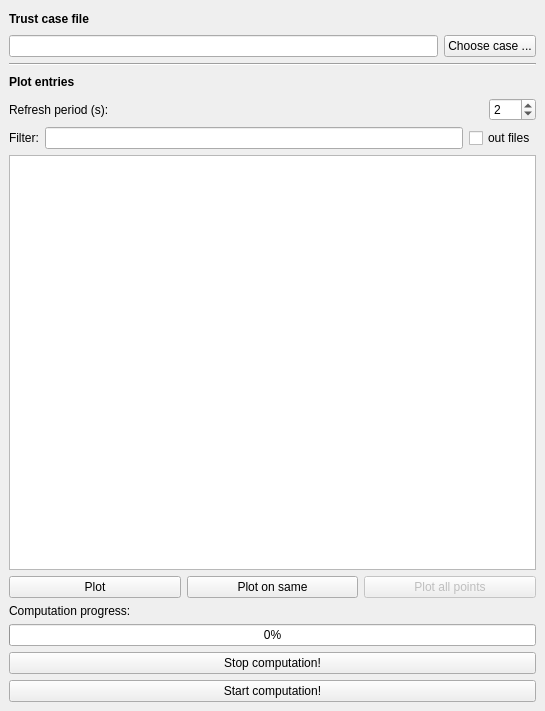
<?xml version="1.0" encoding="UTF-8"?>
<ui version="4.0">
 <class>dirScanWidget</class>
 <widget class="QDockWidget" name="dirScanWidget">
  <property name="geometry">
   <rect>
    <x>0</x>
    <y>0</y>
    <width>545</width>
    <height>711</height>
   </rect>
  </property>
  <property name="windowTitle">
   <string>&amp;Directory scanner</string>
  </property>
  <widget class="QWidget" name="dockWidgetContents">
   <layout class="QVBoxLayout" name="verticalLayout">
    <item>
     <layout class="QHBoxLayout" name="horizontalLayout_6">
      <item>
       <widget class="QLabel" name="label_2">
        <property name="font">
         <font>
          <weight>75</weight>
          <bold>true</bold>
         </font>
        </property>
        <property name="text">
         <string>Trust case file</string>
        </property>
       </widget>
      </item>
      <item>
       <spacer name="horizontalSpacer_4">
        <property name="orientation">
         <enum>Qt::Horizontal</enum>
        </property>
        <property name="sizeHint" stdset="0">
         <size>
          <width>40</width>
          <height>20</height>
         </size>
        </property>
       </spacer>
      </item>
     </layout>
    </item>
    <item>
     <layout class="QHBoxLayout" name="horizontalLayout">
      <item>
       <widget class="QLineEdit" name="caseWidget"/>
      </item>
      <item>
       <widget class="QPushButton" name="pushButton">
        <property name="text">
         <string>Choose case ...</string>
        </property>
       </widget>
      </item>
     </layout>
    </item>
    <item>
     <widget class="Line" name="line">
      <property name="orientation">
       <enum>Qt::Horizontal</enum>
      </property>
     </widget>
    </item>
    <item>
     <layout class="QHBoxLayout" name="horizontalLayout_5">
      <item>
       <widget class="QLabel" name="label_5">
        <property name="font">
         <font>
          <weight>75</weight>
          <bold>true</bold>
         </font>
        </property>
        <property name="text">
         <string>Plot entries</string>
        </property>
       </widget>
      </item>
      <item>
       <spacer name="horizontalSpacer_2">
        <property name="orientation">
         <enum>Qt::Horizontal</enum>
        </property>
        <property name="sizeHint" stdset="0">
         <size>
          <width>40</width>
          <height>20</height>
         </size>
        </property>
       </spacer>
      </item>
     </layout>
    </item>
    <item>
     <layout class="QHBoxLayout" name="horizontalLayout_2">
      <item>
       <widget class="QLabel" name="label">
        <property name="sizePolicy">
         <sizepolicy hsizetype="Expanding" vsizetype="Preferred">
          <horstretch>0</horstretch>
          <verstretch>0</verstretch>
         </sizepolicy>
        </property>
        <property name="text">
         <string>Refresh period (s):</string>
        </property>
       </widget>
      </item>
      <item>
       <widget class="QSpinBox" name="refreshWidget">
        <property name="minimum">
         <number>1</number>
        </property>
        <property name="maximum">
         <number>180</number>
        </property>
        <property name="value">
         <number>2</number>
        </property>
       </widget>
      </item>
     </layout>
    </item>
    <item>
     <layout class="QHBoxLayout" name="horizontalLayout_4">
      <item>
       <widget class="QLabel" name="label_4">
        <property name="text">
         <string>Filter:</string>
        </property>
       </widget>
      </item>
      <item>
       <widget class="QLineEdit" name="filterEdit">
        <property name="toolTip">
         <string>Meta-characters *, ? and + are allowed</string>
        </property>
       </widget>
      </item>
      <item>
       <widget class="QCheckBox" name="OutfileBox">
        <property name="text">
         <string>out files</string>
        </property>
       </widget>
      </item>
     </layout>
    </item>
    <item>
     <widget class="QListWidget" name="entryListWidget">
      <property name="selectionMode">
       <enum>QAbstractItemView::ExtendedSelection</enum>
      </property>
      <property name="sortingEnabled">
       <bool>true</bool>
      </property>
     </widget>
    </item>
    <item>
     <layout class="QHBoxLayout" name="horizontalLayout_3">
      <item>
       <widget class="QPushButton" name="plotButton">
        <property name="text">
         <string>Plot</string>
        </property>
       </widget>
      </item>
      <item>
       <widget class="QPushButton" name="plotSameButton">
        <property name="text">
         <string>Plot on same</string>
        </property>
       </widget>
      </item>
      <item>
       <widget class="QPushButton" name="plotAllButton">
        <property name="enabled">
         <bool>false</bool>
        </property>
        <property name="text">
         <string>Plot all points</string>
        </property>
       </widget>
      </item>
     </layout>
    </item>
    <item>
     <widget class="QLabel" name="label_3">
      <property name="text">
       <string>Computation progress:</string>
      </property>
     </widget>
    </item>
    <item>
     <widget class="QProgressBar" name="progressBar">
      <property name="value">
       <number>0</number>
      </property>
     </widget>
    </item>
    <item>
     <widget class="QPushButton" name="stopButton">
      <property name="text">
       <string>Stop computation!</string>
      </property>
     </widget>
    </item>
    <item>
     <widget class="QPushButton" name="runButton">
      <property name="text">
       <string>Start computation!</string>
      </property>
     </widget>
    </item>
   </layout>
  </widget>
 </widget>
 <resources/>
 <connections>
  <connection>
   <sender>pushButton</sender>
   <signal>clicked()</signal>
   <receiver>dirScanWidget</receiver>
   <slot>onDirButton()</slot>
   <hints>
    <hint type="sourcelabel">
     <x>536</x>
     <y>77</y>
    </hint>
    <hint type="destinationlabel">
     <x>315</x>
     <y>52</y>
    </hint>
   </hints>
  </connection>
  <connection>
   <sender>refreshWidget</sender>
   <signal>editingFinished()</signal>
   <receiver>dirScanWidget</receiver>
   <slot>onPeriodChanged()</slot>
   <hints>
    <hint type="sourcelabel">
     <x>536</x>
     <y>172</y>
    </hint>
    <hint type="destinationlabel">
     <x>326</x>
     <y>15</y>
    </hint>
   </hints>
  </connection>
  <connection>
   <sender>caseWidget</sender>
   <signal>editingFinished()</signal>
   <receiver>dirScanWidget</receiver>
   <slot>onCaseChanged()</slot>
   <hints>
    <hint type="sourcelabel">
     <x>140</x>
     <y>76</y>
    </hint>
    <hint type="destinationlabel">
     <x>149</x>
     <y>5</y>
    </hint>
   </hints>
  </connection>
  <connection>
   <sender>plotButton</sender>
   <signal>clicked()</signal>
   <receiver>dirScanWidget</receiver>
   <slot>onPlotButton()</slot>
   <hints>
    <hint type="sourcelabel">
     <x>40</x>
     <y>564</y>
    </hint>
    <hint type="destinationlabel">
     <x>60</x>
     <y>577</y>
    </hint>
   </hints>
  </connection>
  <connection>
   <sender>plotSameButton</sender>
   <signal>clicked()</signal>
   <receiver>dirScanWidget</receiver>
   <slot>onPlotSameButton()</slot>
   <hints>
    <hint type="sourcelabel">
     <x>358</x>
     <y>564</y>
    </hint>
    <hint type="destinationlabel">
     <x>150</x>
     <y>600</y>
    </hint>
   </hints>
  </connection>
  <connection>
   <sender>plotAllButton</sender>
   <signal>clicked()</signal>
   <receiver>dirScanWidget</receiver>
   <slot>onPlotAllButton()</slot>
   <hints>
    <hint type="sourcelabel">
     <x>536</x>
     <y>564</y>
    </hint>
    <hint type="destinationlabel">
     <x>243</x>
     <y>544</y>
    </hint>
   </hints>
  </connection>
  <connection>
   <sender>stopButton</sender>
   <signal>clicked()</signal>
   <receiver>dirScanWidget</receiver>
   <slot>onStopButton()</slot>
   <hints>
    <hint type="sourcelabel">
     <x>94</x>
     <y>666</y>
    </hint>
    <hint type="destinationlabel">
     <x>389</x>
     <y>534</y>
    </hint>
   </hints>
  </connection>
  <connection>
   <sender>filterEdit</sender>
   <signal>textChanged(QString)</signal>
   <receiver>dirScanWidget</receiver>
   <slot>onFilterChanged(QString)</slot>
   <hints>
    <hint type="sourcelabel">
     <x>323</x>
     <y>210</y>
    </hint>
    <hint type="destinationlabel">
     <x>307</x>
     <y>114</y>
    </hint>
   </hints>
  </connection>
  <connection>
   <sender>entryListWidget</sender>
   <signal>itemSelectionChanged()</signal>
   <receiver>dirScanWidget</receiver>
   <slot>onItemSelectionChanged()</slot>
   <hints>
    <hint type="sourcelabel">
     <x>123</x>
     <y>332</y>
    </hint>
    <hint type="destinationlabel">
     <x>205</x>
     <y>113</y>
    </hint>
   </hints>
  </connection>
  <connection>
   <sender>runButton</sender>
   <signal>clicked()</signal>
   <receiver>dirScanWidget</receiver>
   <slot>onRunButton()</slot>
   <hints>
    <hint type="sourcelabel">
     <x>396</x>
     <y>684</y>
    </hint>
    <hint type="destinationlabel">
     <x>540</x>
     <y>618</y>
    </hint>
   </hints>
  </connection>
  <connection>
   <sender>OutfileBox</sender>
   <signal>stateChanged(int)</signal>
   <receiver>dirScanWidget</receiver>
   <slot>onOutStateChanged()</slot>
   <hints>
    <hint type="sourcelabel">
     <x>484</x>
     <y>194</y>
    </hint>
    <hint type="destinationlabel">
     <x>272</x>
     <y>355</y>
    </hint>
   </hints>
  </connection>
 </connections>
 <slots>
  <slot>onDirButton()</slot>
  <slot>onCaseChanged()</slot>
  <slot>onPeriodChanged()</slot>
  <slot>onPlotButton()</slot>
  <slot>onPlotSameButton()</slot>
  <slot>onPlotAllButton()</slot>
  <slot>onStopButton()</slot>
  <slot>onFilterChanged(QString)</slot>
  <slot>onItemSelectionChanged()</slot>
  <slot>onRunButton()</slot>
 </slots>
</ui>
